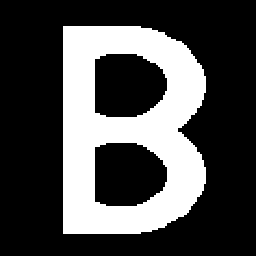
#> input picture TP2/images/beee2.bmp, 256 x 256 px, found by its file name
$ python Segmentation_image_indep.py
#> lines starting #> are read from the running program, lines starting #| are printed output that depends on the picture; after the words box and inside, x2 and y2 are one past the last pixel; in counts of white or black regions, pixels touching at a corner belong together; long printed decimals are rounded
### TP2/codes/utils.py
import numpy as np
from math import log2, sqrt
from scipy.stats import norm


def get_line_index(dSize):
    """
    Cette fonction permet d'obtenir l'ordre de parcours des pixels d'une image carrée selon un parcours ligne par ligne
    :param dSize: largeur ou longueur de l'image en pixel (peu importe, la fonction ne fonctionne qu'avec des images carrées)
    :return: une liste de taille 2*dSize*dSize qui correspond aux coordonnées de chaque pixel ordonnée selon le parcours ligne par ligne
    """
    return [a.flatten() for a in np.indices((dSize, dSize))]


def line_transform_img(img):
    """
    Cette fonction prend une image carrée en entrée, et retourne l'image applatie (1 dimension) selon le parcours ligne par ligne
    :param img: une image (donc un numpy array 2 dimensions)
    :return: un numpy array 1 dimension
    """
    assert img.shape[0] == img.shape[1], 'veuillez donner une image carrée en entrée'
    idx = get_line_index(img.shape[0])
    return img[idx[0], idx[1]]


def transform_line_in_img(signal, dSize):
    """
    Cette fonction prend un signal 1D en entrée et une taille, et le transforme en image carrée 2D selon le parcours ligne par ligne
    :param img: un signal 1D
    :param dSize: largeur ou longueur de l'image en pixel (peu importe, la fonction de fonctionne qu'avec des images carrées)
    :return: une image (donc un numpy array 2 dimensions)
    """
    assert dSize == int(sqrt(signal.shape[0])), 'veuillez donner un signal ayant pour dimension dSize^2'
    idx = get_line_index(dSize)
    img = np.zeros((dSize, dSize))
    img[idx[0], idx[1]] = signal
    return img


# [68 lines left out: functions get_peano_index, peano_transform_img, transform_peano_in_img, not called in this run]


def MPM_gm(Y, cl1, cl2, p1, p2, m1, sig1, m2, sig2):
    """
    Cette fonction permet d'appliquer la méthode mpm pour retrouver notre signal d'origine à partir de sa version bruité et des paramètres du model.
    :param Y: tableau des observations bruitées
    :param cl1: Valeur de la classe 1
    :param cl2: Valeur de la classe 2
    :param p1: probabilité d'apparition a priori pour la classe 1
    :param p2: probabilité d'apparition a priori pour la classe 2
    :param m1: La moyenne de la première gaussienne
    :param sig1: L'écart type de la première gaussienne
    :param m2: La moyenne de la deuxième gaussienne
    :param sig2: L'écart type de la deuxième gaussienne
    :return: Un signal discret à 2 classe (numpy array 1D d'int)
    """
    return np.where((p1 * norm.pdf(Y, m1, sig1)) > (p2 * norm.pdf(Y, m2, sig2)), cl1, cl2)


def calc_param_EM_gm(Y, p1, p2, m1, sig1, m2, sig2):
    """
    Cette fonction permet de calculer les nouveaux paramètres estimé pour une itération de EM
    :param Y: tableau des observations bruitées
    :param p1: probabilité d'apparition a priori pour la classe 1
    :param p2: probabilité d'apparition a priori pour la classe 2
    :param m1: La moyenne de la première gaussienne
    :param sig1: L'écart type de la première gaussienne
    :param m2: La moyenne de la deuxième gaussienne
    :param sig2: L'écart type de la deuxième gaussienne
    :return: tous les paramètres réestimés donc p1, p2, m1, sig1, m2, sig2
    """

    calc_apost1 = p1 * norm.pdf(Y, m1, sig1)
    calc_apost2 = p2 * norm.pdf(Y, m2, sig2)
    proba_apost1 = calc_apost1 / (calc_apost1 + calc_apost2)
    proba_apost2 = calc_apost2 / (calc_apost1 + calc_apost2)
    p1 = proba_apost1.sum() / Y.shape[0]
    p2 = proba_apost2.sum() / Y.shape[0]
    m1 = (proba_apost1 * Y).sum() / proba_apost1.sum()
    sig1 = np.sqrt((proba_apost1 * ((Y - m1) ** 2)).sum() / proba_apost1.sum())
    m2 = (proba_apost2 * Y).sum() / proba_apost2.sum()
    sig2 = np.sqrt((proba_apost2 * ((Y - m2) ** 2)).sum() / proba_apost2.sum())
    return p1, p2, m1, sig1, m2, sig2


def estim_param_EM_gm(iter, Y, p1, p2, m1, sig1, m2, sig2):
    """
    Cette fonction est l'implémentation de l'algorithme EM pour le modèle en question
    :param iter: Nombre d'itération choisie
    :param Y: tableau des observations bruitées
    :param p1: valeur d'initialisation de la probabilité d'apparition a priori pour la classe 1
    :param p2: valeur d'initialisation de la probabilité d'apparition a priori pour la classe 2
    :param m1: la valeur d'initialisation de la moyenne de la première gaussienne
    :param sig1: la valeur d'initialisation de l'écart type de la première gaussienne
    :param m2: la valeur d'initialisation de la moyenne de la deuxième gaussienne
    :param sig2: la valeur d'initialisation de l'écart type de la deuxième gaussienne
    :return: Tous les paramètres réestimés à la fin de l'algorithme EM donc p1, p2, m1, sig1, m2, sig2
    """
    p1_est = p1
    p2_est = p2
    m1_est = m1
    sig1_est = sig1
    m2_est = m2
    sig2_est = sig2
    for i in range(iter):
        p1_est, p2_est, m1_est, sig1_est, m2_est, sig2_est = calc_param_EM_gm(Y, p1_est, p2_est, m1_est, sig1_est, m2_est, sig2_est)
        print({'p1': p1_est, 'p2': p2_est, 'm1': m1_est, 'sig1': sig1_est, 'm2': m2_est, 'sig2': sig2_est})
    return p1_est, p2_est, m1_est, sig1_est, m2_est, sig2_est


def bruit_gauss2(X, cl1, cl2, m1, sig1, m2, sig2):
    """
    Cette fonction permet de bruiter un signal discret à deux classes avec deux gaussiennes
    :param X: Le signal a bruiter (un numpy array d'int)
    :param cl1: la valeur de la classe 1
    :param cl2: la valeur de la classe 2
    :param m1: La moyenne de la première gaussienne
    :param sig1: L'écart type de la première gaussienne
    :param m2: La moyenne de la deuxième gaussienne
    :param sig2: L'écart type de la deuxième gaussienne
    :return: le signal bruité (numpy array de float)
    """
    bruit1 = np.random.normal(m1, sig1, X.shape)
    bruit2 = np.random.normal(m2, sig2, X.shape)
    signal_noisy = np.copy(X)
    for i in range(len(X)):
        if X[i] == cl1:
            signal_noisy[i] = bruit1[i]
        elif X[i] == cl2:
            signal_noisy[i] = bruit2[i]
    return signal_noisy

def taux_erreur(A, B):
    """
    Cette fonction permet de mesurer la difference entre deux signaux discret (de même taille) à deux classes
    :param A: le premier signal, un numpy array
    :param B: le deuxième signal, un numpy array
    :return: La différence entre les deux signaux (un float)
    """
    return np.sum(A != B) / np.prod(A.shape)


def calc_probaprio2(X, cl1, cl2):
    """
    Cette fonction calcule la loi du processus X a priori à partir du signal d'origine X.
    :param X: Le signal d'origine
    :param cl1: la valeur de la classe 1
    :param cl2: la valeur de la classe 2
    :return: la loi du processus X
    """
    proba_cl1 = np.sum((X == cl1)) / X.shape
    proba_cl2 = np.sum((X == cl2)) / X.shape
    return proba_cl1, proba_cl2


# [75 lines left out: functions gauss2, forward2, backward2, calc_probatrans2, MPM_chaines2, estim_param_EM_mc, not called in this run]

### TP2/codes/Segmentation_image_indep.py
'''
On observe que les résultats du premier algorithme ne sont pas toujours très bons, il est lié au bruit.
De plus, nous pouvons voir que la valeur de la condition initiale a une grande influence sur la convergence de l'algorithme EM.
'''

import numpy as np
import cv2
import utils
from sklearn.cluster import KMeans

path = "/Users/wangyu980312/Desktop/MA202/TP2/images/beee2.bmp"
image = cv2.imread(path)
#> image is the input picture: shape (256, 256, 3); 29.1% white; 1 white region, box (x1, y1, x2, y2) and area: (63, 26, 206, 234) 19070
image = cv2.cvtColor(image, cv2.COLOR_BGR2GRAY)
image = image / 255
cv2.imshow("Image réelle", image)

cl1 = 0
cl2 = 1
m1 = 0
sig1 = 1
m2 = 1
sig2 = 1
Y = utils.bruit_gauss2(utils.line_transform_img(image), cl1, cl2, m1, sig1, m2, sig2)

kmeans_clusters = 2
kmeans = KMeans(n_clusters=kmeans_clusters).fit(Y.reshape(-1, 1))
X_seg = kmeans.labels_
label1 = np.where(kmeans.labels_ == 0)
label2 = np.where(kmeans.labels_ == 1)

proba_cl1, proba_cl2 = utils.calc_probaprio2(X_seg, cl1, cl2)
#> in calc_probaprio2, `proba_cl1 = np.sum((X == cl1)) / X.shape`: proba_cl1 = [0.479]
#> in calc_probaprio2, `proba_cl2 = np.sum((X == cl2)) / X.shape`: proba_cl2 = [0.521]
#> proba_cl1 = [0.479]; proba_cl2 = [0.521]
m1 = np.mean(label1)
#> m1 = 32914
sig1 = np.std(label1)
#> sig1 = 18146.4
m2 = np.mean(label2)
#> m2 = 32633.1
sig2 = np.std(label2)
#> sig2 = 19599.7

p1_est, p2_est, m1_est, sig1_est, m2_est, sig2_est = utils.estim_param_EM_gm(50, Y, proba_cl1, proba_cl2, m1, sig1, m2, sig2)
#> in estim_param_EM_gm, `p1_est = p1`: p1_est = [0.479]
#> in estim_param_EM_gm, `p2_est = p2`: p2_est = [0.521]
#> in estim_param_EM_gm, `m1_est = m1`: m1_est = 32914
#> in estim_param_EM_gm, `sig1_est = sig1`: sig1_est = 18146.4
#> in estim_param_EM_gm, `m2_est = m2`: m2_est = 32633.1
#> in estim_param_EM_gm, `sig2_est = sig2`: sig2_est = 19599.7
#> the loop in estim_param_EM_gm, `for i in range(iter):` made 50 passes
#| {'p1': 0.4335, 'p2': 0.5665, 'm1': 0.293, 'sig1': 1.098, 'm2': 0.2929, 'sig2': 1.098}
#| {'p1': 0.4335, 'p2': 0.5665, 'm1': 0.293, 'sig1': 1.098, 'm2': 0.2929, 'sig2': 1.098}
#| {'p1': 0.4335, 'p2': 0.5665, 'm1': 0.293, 'sig1': 1.098, 'm2': 0.2929, 'sig2': 1.098}
#| {'p1': 0.4335, 'p2': 0.5665, 'm1': 0.293, 'sig1': 1.098, 'm2': 0.2929, 'sig2': 1.098}
#| {'p1': 0.4335, 'p2': 0.5665, 'm1': 0.293, 'sig1': 1.098, 'm2': 0.2929, 'sig2': 1.098}
#| {'p1': 0.4335, 'p2': 0.5665, 'm1': 0.293, 'sig1': 1.098, 'm2': 0.2929, 'sig2': 1.098}
#| {'p1': 0.4335, 'p2': 0.5665, 'm1': 0.293, 'sig1': 1.098, 'm2': 0.2929, 'sig2': 1.098}
#| {'p1': 0.4335, 'p2': 0.5665, 'm1': 0.293, 'sig1': 1.098, 'm2': 0.2929, 'sig2': 1.098}
#> (further printed lines are left out)
#> p1_est = 0.434; p2_est = 0.566; m1_est = 0.293; sig1_est = 1.1; m2_est = 0.293; sig2_est = 1.1
image_segmentee = utils.MPM_gm(Y, cl1, cl2, p1_est, p2_est, m1_est, sig1_est, m2_est, sig2_est)
print("Le taux d'erreur est: ", utils.taux_erreur(utils.line_transform_img(image), image_segmentee))
cv2.imshow("Image segmentée", utils.transform_line_in_img(image_segmentee, 256))
#> in transform_line_in_img, `img[idx[0], idx[1]] = signal`: img: shape (256, 256) float64; every value is 1

cv2.imshow("Image bruitée", utils.transform_line_in_img(Y, 256))
#> call 2 of transform_line_in_img, with signal = array of shape (65536,), dSize = 256
#> in transform_line_in_img (call 2), `img[idx[0], idx[1]] = signal`:
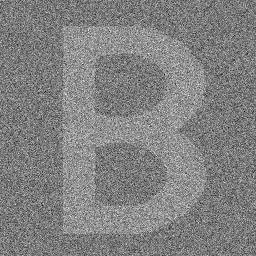
#> img: shape (256, 256) float64; min -4.85, max 5.29, mean 0.293; drawn with min black and max white
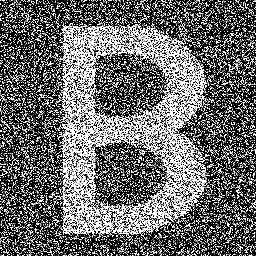
#> window 'Image bruitée': shape (256, 256); min 0, max 255, mean 107.7

$ run again, with TP2/images/cible2.bmp copied over TP2/images/beee2.bmp
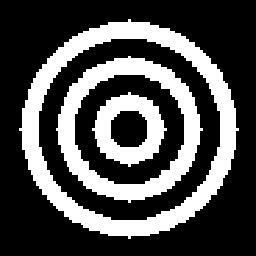
#> input picture TP2/images/cible2.bmp, 256 x 256 px, found by its file name
#> image is the input picture: shape (256, 256, 3); 30.5% white; 3 white regions, box (x1, y1, x2, y2) and area: (19, 19, 239, 239) 10608, (56, 56, 203, 203) 6600, (92, 92, 167, 167) 2788
#> in calc_probaprio2, `proba_cl1 = np.sum((X == cl1)) / X.shape`: proba_cl1 = [0.488]
#> in calc_probaprio2, `proba_cl2 = np.sum((X == cl2)) / X.shape`: proba_cl2 = [0.512]
#> `proba_cl1, proba_cl2 = utils.calc_probaprio2(X_seg, cl1, cl2)`: proba_cl1 = [0.488]; proba_cl2 = [0.512]
#> `m1 = np.mean(label1)`: m1 = 32894.1
#> `sig1 = np.std(label1)`: sig1 = 17932.6
#> `m2 = np.mean(label2)`: m2 = 32646.8
#> `sig2 = np.std(label2)`: sig2 = 19812.3
#> in estim_param_EM_gm, `p1_est = p1`: p1_est = [0.488]
#> in estim_param_EM_gm, `p2_est = p2`: p2_est = [0.512]
#> in estim_param_EM_gm, `m1_est = m1`: m1_est = 32894.1
#> in estim_param_EM_gm, `sig1_est = sig1`: sig1_est = 17932.6
#> in estim_param_EM_gm, `m2_est = m2`: m2_est = 32646.8
#> in estim_param_EM_gm, `sig2_est = sig2`: sig2_est = 19812.3
#> the loop in estim_param_EM_gm, `for i in range(iter):` made 50 passes
#| {'p1': 0.4322, 'p2': 0.5678, 'm1': 0.3069, 'sig1': 1.100, 'm2': 0.3069, 'sig2': 1.100}
#| {'p1': 0.4322, 'p2': 0.5678, 'm1': 0.3069, 'sig1': 1.100, 'm2': 0.3069, 'sig2': 1.100}
#| {'p1': 0.4322, 'p2': 0.5678, 'm1': 0.3069, 'sig1': 1.100, 'm2': 0.3069, 'sig2': 1.100}
#| {'p1': 0.4322, 'p2': 0.5678, 'm1': 0.3069, 'sig1': 1.100, 'm2': 0.3069, 'sig2': 1.100}
#| {'p1': 0.4322, 'p2': 0.5678, 'm1': 0.3069, 'sig1': 1.100, 'm2': 0.3069, 'sig2': 1.100}
#> (further printed lines are left out)
#> `p1_est, p2_est, m1_est, sig1_est, m2_est, sig2_est = utils.estim_param..`: p1_est = 0.432; p2_est = 0.568; m1_est = 0.307; sig1_est = 1.1; m2_est = 0.307; sig2_est = 1.1
#> img: shape (256, 256) float64; every value is 1
#> in transform_line_in_img (call 2), `img[idx[0], idx[1]] = signal`:
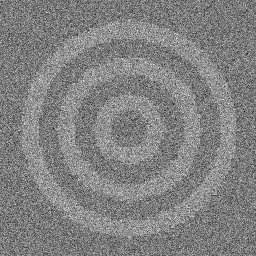
#> img: shape (256, 256) float64; min -4.85, max 5.29, mean 0.307; drawn with min black and max white
#> `cv2.imshow("Image bruitée", utils.transform_line_in_img(Y, 256))`:
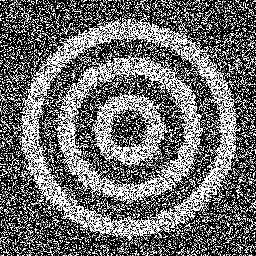
#> window 'Image bruitée': shape (256, 256); min 0, max 255, mean 109.1

$ run again, with TP2/images/city2.bmp copied over TP2/images/beee2.bmp
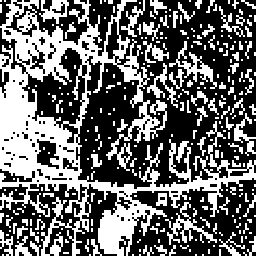
#> input picture TP2/images/city2.bmp, 256 x 256 px, found by its file name
#> image is the input picture: shape (256, 256, 3); 40.8% white; 278 white regions (187 under 20 px), largest, box (x1, y1, x2, y2) and area: (0, 0, 256, 256) 18312, (165, 202, 217, 245) 566, (169, 41, 217, 89) 538
#> in calc_probaprio2, `proba_cl1 = np.sum((X == cl1)) / X.shape`: proba_cl1 = [0.499]
#> in calc_probaprio2, `proba_cl2 = np.sum((X == cl2)) / X.shape`: proba_cl2 = [0.501]
#> `proba_cl1, proba_cl2 = utils.calc_probaprio2(X_seg, cl1, cl2)`: proba_cl1 = [0.499]; proba_cl2 = [0.501]
#> `m1 = np.mean(label1)`: m1 = 32999.6
#> `sig1 = np.std(label1)`: sig1 = 18815
#> `m2 = np.mean(label2)`: m2 = 32536.4
#> `sig2 = np.std(label2)`: sig2 = 19018.4
#> in estim_param_EM_gm, `p1_est = p1`: p1_est = [0.499]
#> in estim_param_EM_gm, `p2_est = p2`: p2_est = [0.501]
#> in estim_param_EM_gm, `m1_est = m1`: m1_est = 32999.6
#> in estim_param_EM_gm, `sig1_est = sig1`: sig1_est = 18815
#> in estim_param_EM_gm, `m2_est = m2`: m2_est = 32536.4
#> in estim_param_EM_gm, `sig2_est = sig2`: sig2_est = 19018.4
#> the loop in estim_param_EM_gm, `for i in range(iter):` made 50 passes
#| {'p1': 0.483, 'p2': 0.517, 'm1': 0.4079, 'sig1': 1.114, 'm2': 0.4079, 'sig2': 1.114}
#| {'p1': 0.483, 'p2': 0.517, 'm1': 0.4079, 'sig1': 1.114, 'm2': 0.4079, 'sig2': 1.114}
#| {'p1': 0.483, 'p2': 0.517, 'm1': 0.4079, 'sig1': 1.114, 'm2': 0.4079, 'sig2': 1.114}
#| {'p1': 0.483, 'p2': 0.517, 'm1': 0.4079, 'sig1': 1.114, 'm2': 0.4079, 'sig2': 1.114}
#| {'p1': 0.483, 'p2': 0.517, 'm1': 0.4079, 'sig1': 1.114, 'm2': 0.4079, 'sig2': 1.114}
#> (further printed lines are left out)
#> `p1_est, p2_est, m1_est, sig1_est, m2_est, sig2_est = utils.estim_param..`: p1_est = 0.483; p2_est = 0.517; m1_est = 0.408; sig1_est = 1.11; m2_est = 0.408; sig2_est = 1.11
#> img: shape (256, 256) float64; every value is 1
#> in transform_line_in_img (call 2), `img[idx[0], idx[1]] = signal`:
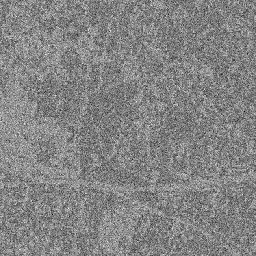
#> img: shape (256, 256) float64; min -4.85, max 5.29, mean 0.408; drawn with min black and max white
#> `cv2.imshow("Image bruitée", utils.transform_line_in_img(Y, 256))`:
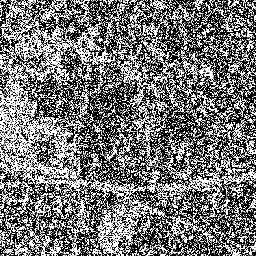
#> window 'Image bruitée': shape (256, 256); min 0, max 255, mean 118.7
